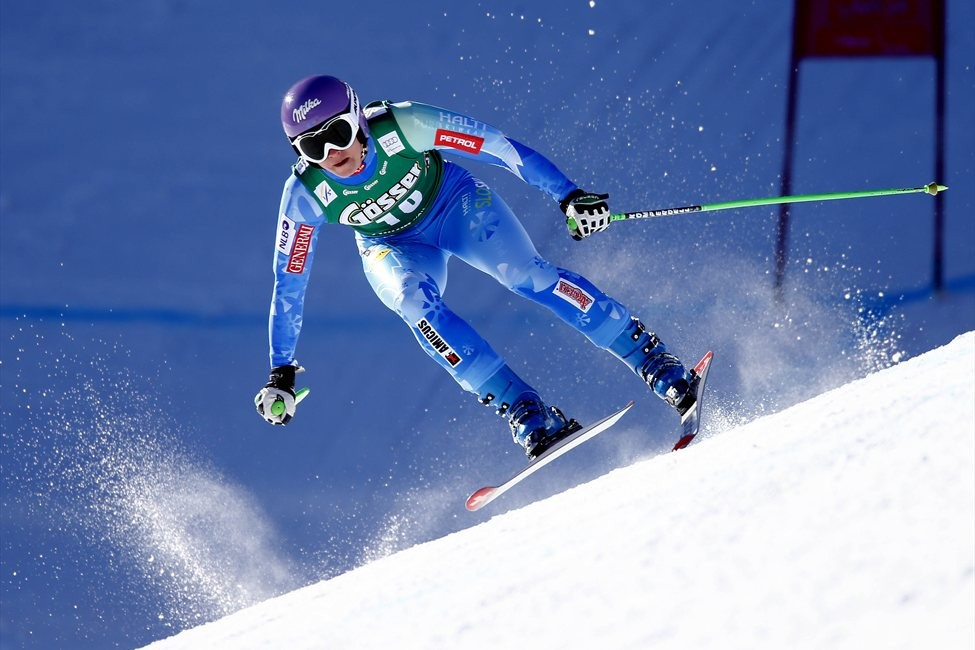
#> input picture 1/slika.jpg, 975 x 650 px
$ jupyter execute ex1.ipynb   (shell and % lines are left out)
#> lines starting #> are read from the running program, lines starting #| are printed output that depends on the picture
[cell 1]
import matplotlib.pyplot as plt

[cell 2]
import numpy as np
from PIL import Image

[cell 3]
#tk for drawing pictures
img = Image.open("slika.jpg")
#> img is the input picture: PIL image 975x650 RGB; mean R, G, B 109.6, 130.7, 176.7

a = np.array(img)
plt.imshow(a)
plt.show()
greyimg= img.convert("L")
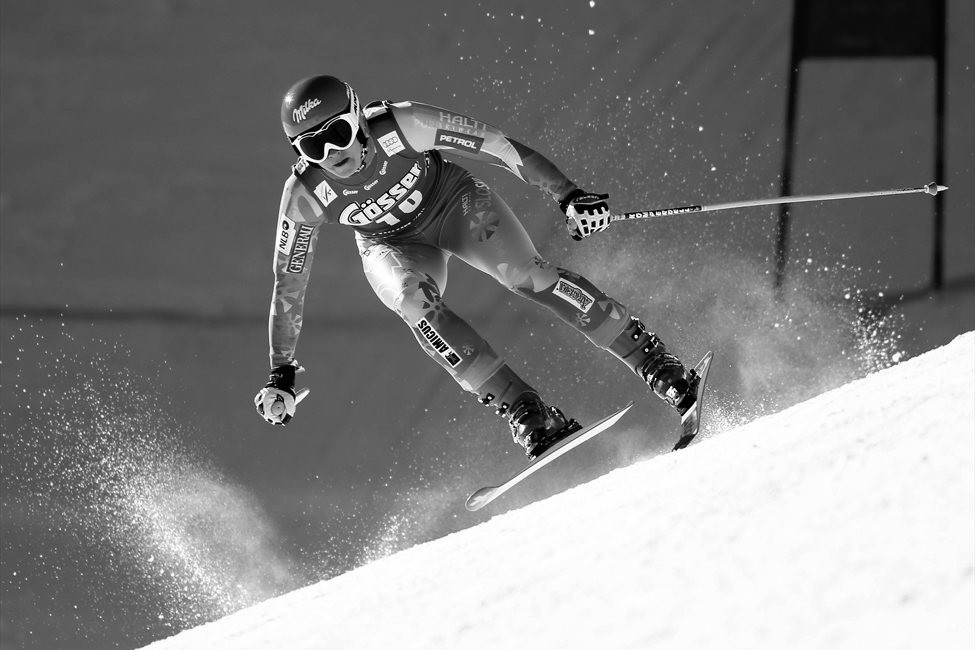
#> greyimg: PIL image 975x650 L; min 0, max 255, mean 129.5

[cell 4]
b = np.array(greyimg)

[cell 5]
plt.imshow(b,cmap="gray")

[cell 6]
greyimg.save("gray.png")

[cell 7]
class Vector:
    def __init__(self, x, y):
        self.x = x
        self.y = y

    def l(self):
        return np.sqrt(self.x**2 + self.y**2)

    def dot(self, a):
        return self.x*a.x + self.y*a.y

[cell 8]
a = Vector(5,11)

[cell 9]
a.x

[cell 10]
l = np.sqrt(a.x**2 + a.y**2)

[cell 11]
l

[cell 12]
b = Vector(3,4)
